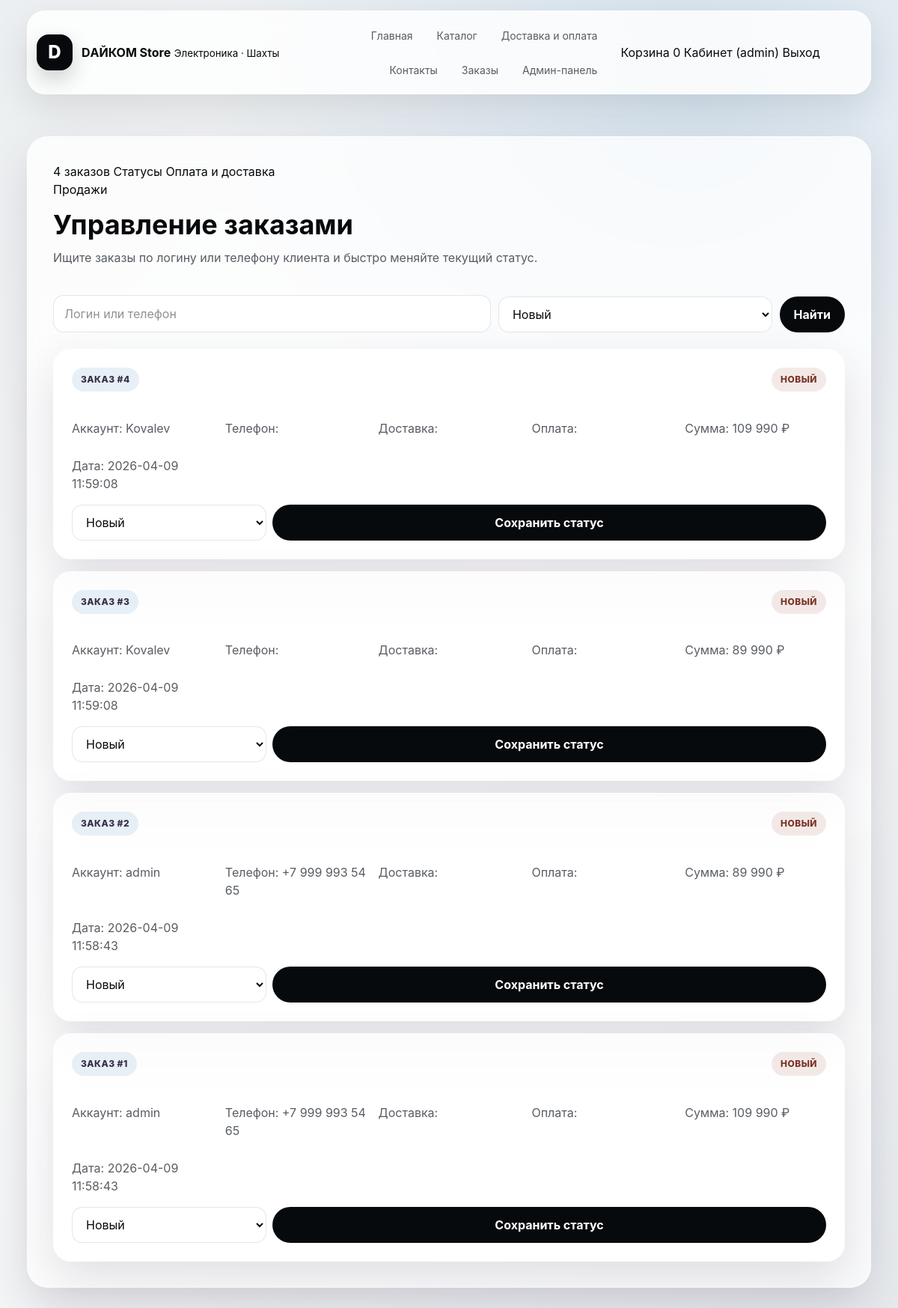
Before: /admin_orders.php?status=new (signed in) with the older database file.
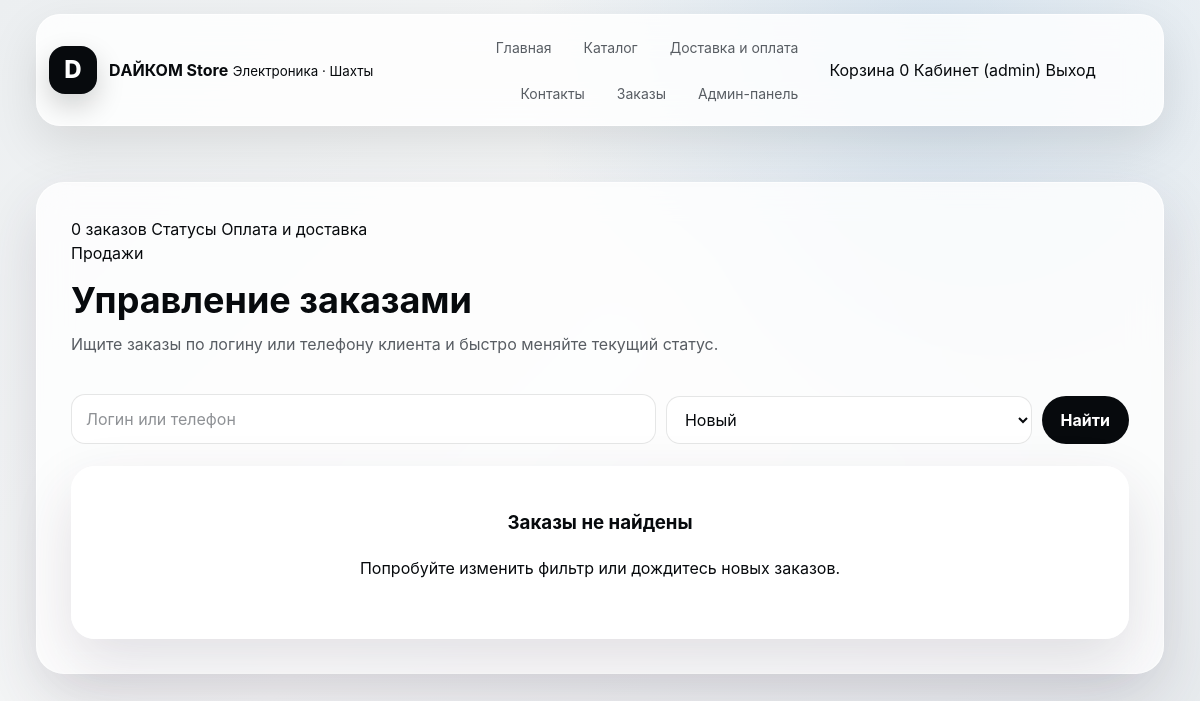
After: the same page with the newer database file.
### tables this page shows
CREATE TABLE `orders` (
  `id` int UNSIGNED NOT NULL,
  `user_id` int UNSIGNED NOT NULL,
  `customer_name` varchar(255) NOT NULL,
  `phone` varchar(30) NOT NULL,
  `email` varchar(255) DEFAULT NULL,
  `delivery_method` varchar(60) NOT NULL,
  `payment_method` varchar(60) NOT NULL,
  `delivery_address` text,
  `comment` text,
  `total_price` int NOT NULL,
  `status` varchar(50) DEFAULT 'new',
  `created_at` timestamp NULL DEFAULT CURRENT_TIMESTAMP
);

CREATE TABLE `users` (
  `id` int UNSIGNED NOT NULL,
  `login` varchar(255) NOT NULL,
  `password` varchar(255) NOT NULL,
  `telephone` varchar(30) DEFAULT NULL,
  `role` varchar(55) NOT NULL DEFAULT 'user'
);

### functions.php (called while the page is built, shortened)
<?php
function money($amount): string
{
    return number_format((float) $amount, 0, '', ' ') . ' ₽';
}
function order_statuses(): array
{
    return [
        'new' => 'Новый',
        'paid' => 'Оплачен онлайн',
        'processing' => 'В обработке',
        'delivery' => 'Передан в доставку',
        'done' => 'Выполнен',
        'cancelled' => 'Отменён',
    ];
}

### admin_orders.php (the view, shortened to what this page needs)
<?php
require 'config/db.php';
require_once 'functions.php';
$allowedStatuses = order_statuses();
$deliveryMethods = delivery_methods();
$paymentMethods = payment_methods();
$search = trim($_GET['search'] ?? '');
$statusFilter = trim($_GET['status'] ?? '');
$safeStatus = $conn->real_escape_string($statusFilter);
$sql = "
    SELECT o.*, u.login, u.telephone
    FROM orders o
    JOIN users u ON o.user_id = u.id
    WHERE 1=1
";
if ($statusFilter !== '') {
    $sql .= " AND o.status = '$safeStatus'";
}
$sql .= " ORDER BY o.id DESC";
$result = $conn->query($sql);
$orders = $result ? $result->fetch_all(MYSQLI_ASSOC) : [];
?>
<!DOCTYPE html>
<html lang="ru">
<head>
    <link rel="stylesheet" href="css/styles.css">
</head>
<body>
<?php require 'header.php'; ?>
<div class="page-shell admin-page">
    <section class="admin-section">
        <div class="admin-toolbar">
            <div>
                <div class="hero-kicker">
                    <span><?= count($orders) ?> заказов</span>
                    <span>Статусы</span>
                    <span>Оплата и доставка</span>
                </div>
                <p class="admin-eyebrow">Продажи</p>
                <h2>Управление заказами</h2>
                <p class="admin-lead">
                    Ищите заказы по логину или телефону клиента и быстро меняйте текущий статус.
                </p>
            </div>
        </div>
        <form method="GET" class="admin-search">
            <input
                type="text"
                name="search"
                value="<?= htmlspecialchars($search, ENT_QUOTES, 'UTF-8') ?>"
                placeholder="Логин или телефон"
            >
            <select name="status">
                <?php foreach ($allowedStatuses as $key => $label): ?>
                    <option value="<?= $key ?>" <?= $statusFilter === $key ? 'selected' : '' ?>>
                        <?= $label ?>
                    </option>
                <?php endforeach; ?>
            </select>
            <button class="btn" type="submit">Найти</button>
        </form>
        <?php if (empty($orders)): ?>
            <div class="admin-empty">
                <h3>Заказы не найдены</h3>
                <p>Попробуйте изменить фильтр или дождитесь новых заказов.</p>
            </div>
        <?php else: ?>
            <div class="admin-list">
                <?php foreach ($orders as $order): ?>
                    <?php $statusKey = (string) $order['status']; ?>
                    <article class="admin-list-card">
                        <div class="admin-list-head">
                            <div>
                                <span class="admin-card-label">Заказ #<?= (int) $order['id'] ?></span>
                            </div>
                            <span class="status-badge status-<?= htmlspecialchars($statusKey, ENT_QUOTES, 'UTF-8') ?>">
                                <?= htmlspecialchars($allowedStatuses[$statusKey] ?? $statusKey, ENT_QUOTES, 'UTF-8') ?>
                            </span>
                        </div>
                        <div class="admin-list-meta">
                            <p>Аккаунт: <?= htmlspecialchars($order['login'], ENT_QUOTES, 'UTF-8') ?></p>
                            <p>Телефон: <?= htmlspecialchars((string) ($order['phone'] ?: $order['telephone']), ENT_QUOTES, 'UTF-8') ?></p>
                            <p>Доставка: <?= htmlspecialchars($deliveryMethods[$order['delivery_method']] ?? $order['delivery_method'], ENT_QUOTES, 'UTF-8') ?></p>
                            <p>Оплата: <?= htmlspecialchars($paymentMethods[$order['payment_method']] ?? $order['payment_method'], ENT_QUOTES, 'UTF-8') ?></p>
                            <p>Сумма: <?= money($order['total_price']) ?></p>
                            <p>Дата: <?= htmlspecialchars($order['created_at'], ENT_QUOTES, 'UTF-8') ?></p>
                        </div>
                        <form method="POST" class="admin-inline-form">
                            <select name="status">
                                <?php foreach ($allowedStatuses as $key => $label): ?>
                                    <option value="<?= $key ?>" <?= $statusKey === $key ? 'selected' : '' ?>>
                                        <?= $label ?>
                                    </option>
                                <?php endforeach; ?>
                            </select>
                            <button class="btn" type="submit" name="update_status">Сохранить статус</button>
                        </form>
                    </article>
                <?php endforeach; ?>
            </div>
        <?php endif; ?>
    </section>
</div>
</body>
</html>

Changed rows visible on the page:
removed orders: id "4", status "НОВЫЙ", user.login "Kovalev", total_price "109 990 ₽", created_at "2026-04-09 11:59:08", status "Новый"
removed orders: id "3", status "НОВЫЙ", user.login "Kovalev", total_price "89 990 ₽", created_at "2026-04-09 11:59:08", status "Новый"
removed orders: id "2", status "НОВЫЙ", user.login "admin", user.telephone "+7 999 993 54 65", total_price "89 990 ₽", created_at "2026-04-09 11:58:43", status "Новый"
no longer on this page (row edited): orders: id "1", status "НОВЫЙ", user.login "admin", user.telephone "+7 999 993 54 65", total_price "109 990 ₽", created_at "2026-04-09 11:58:43", status "Новый"
Other visible differences:
count($orders): "4" → "0"
text now shown: "Заказы не найдены Попробуйте изменить фильтр или дождитесь новых заказов."
